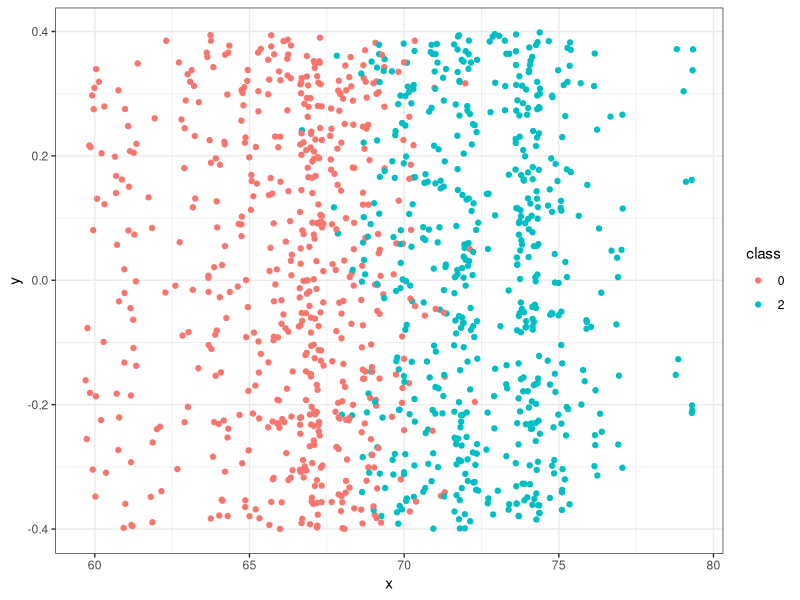
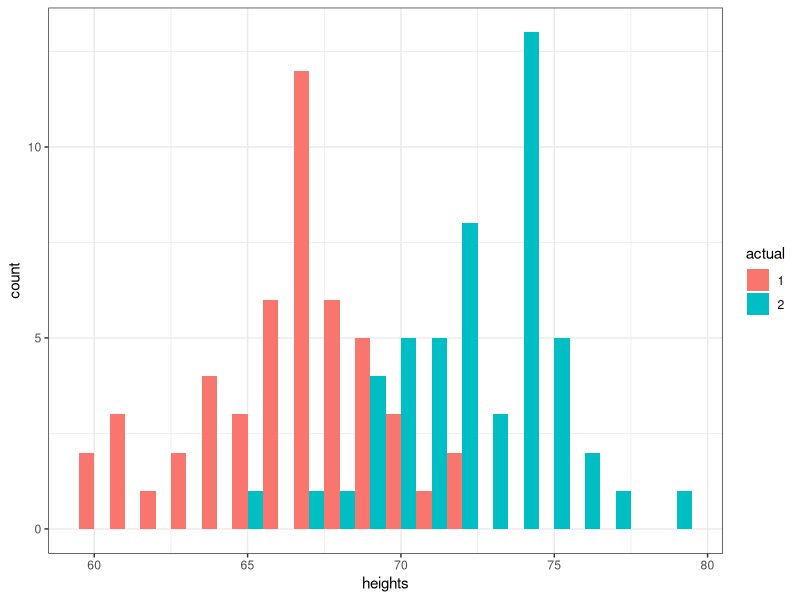
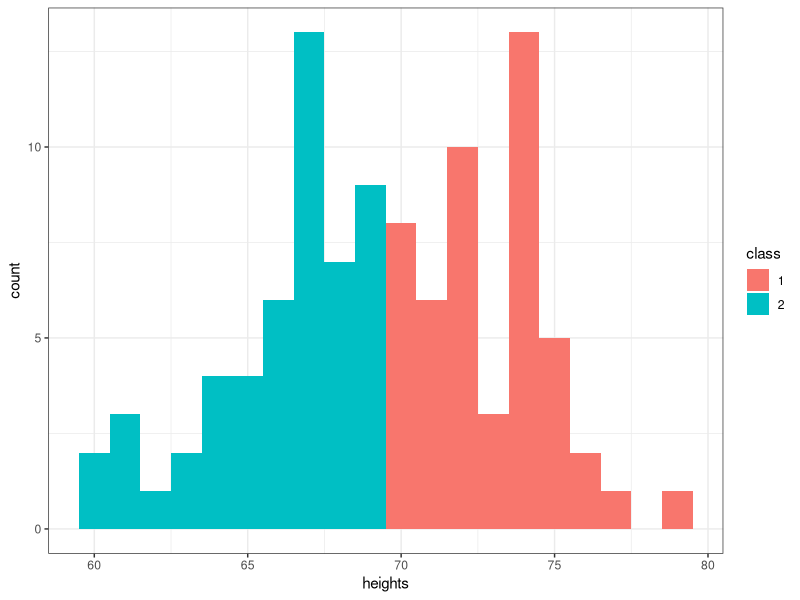
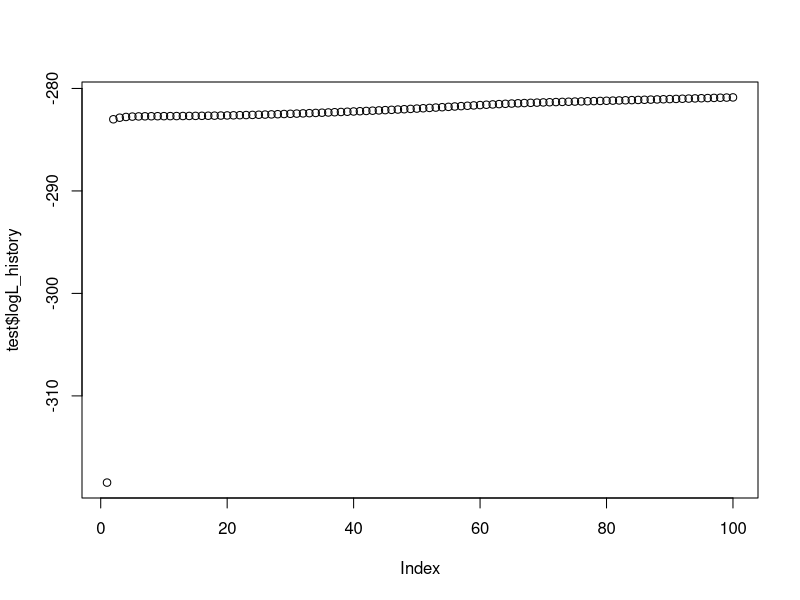
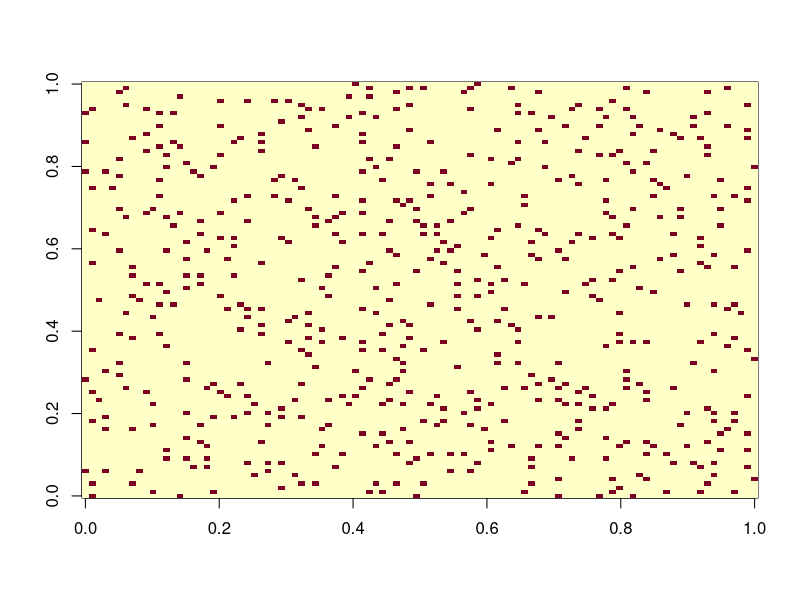
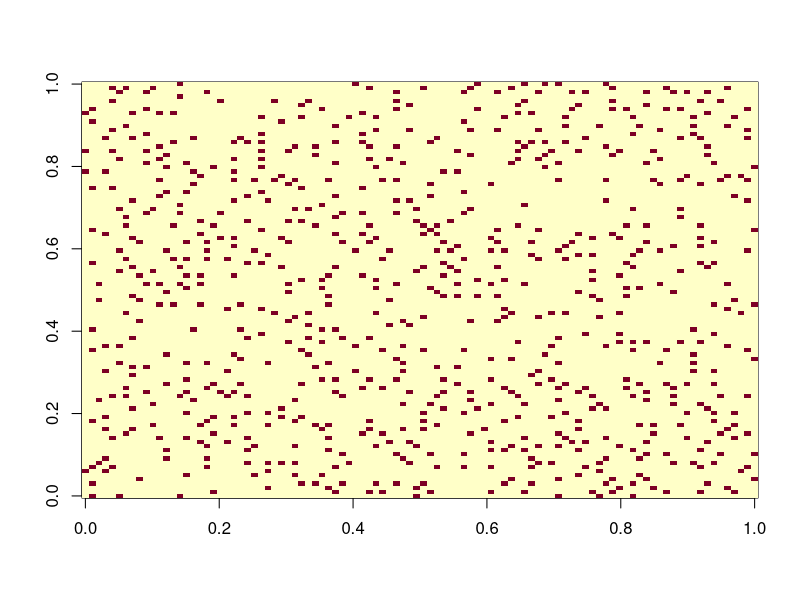

These charts were generated, in order, by the following R code: (Note: a time limit stopped this script after it produced the figures.)
## ---- chunk 1
knitr::opts_chunk$set(echo = TRUE)
library(tidyverse)
## ---- chunk 2

set.seed(123)
hopeHeights <- read.table("Hope Heights.txt", header = TRUE)

X <- hopeHeights$Height
X_synth <- c(X, X + rnorm(1000, mean = 0, sd = 1.2))

### Initialize theta with k means clustering

X.kmeans <- kmeans(X_synth, 2)

X.kmeans.cluster <- X.kmeans$cluster

data.frame(x = X, class = as.factor((X.kmeans.cluster + 1)%%3)) %>%
  ggplot(aes(x = x, y = 0, color = class)) +
  geom_jitter() + theme_bw()

X.kmeans.summary <- data.frame(x = X_synth,
                               class = as.factor(X.kmeans.cluster)) %>%
  group_by(class) %>%
  summarise(n = n(),
            pi = n() / length(X_synth),
            mu = mean(x),
            sigma2 = sd(x)^2)

init_theta <- c(X.kmeans.summary$mu, X.kmeans.summary$sigma2, X.kmeans.summary$pi) %>%
  setNames(c("mu1", "mu2", "s1", "s2", "p1", "p2"))

e_step_hard <- function(x, theta) {
  
  mu1 <- theta["mu1"]
  mu2 <- theta["mu2"]
  s1 <- theta["s1"]
  s2 <- theta["s2"]
  p1 <- theta["p1"]
  p2 <- theta["p2"]
  
  z1 <- dnorm(x, mu1, sqrt(s1)) * p1
  z2 <- dnorm(x, mu2, sqrt(s2)) * p2
  
  Z <- apply(cbind(z1, z2), 1, which.max)

  return(Z)
}

m_step_hard <- function(x, Z) {
  
  n1 <- sum(Z == 1)
  n2 <- sum(Z == 2)

  mu1 <- 1/n1 * sum(x[Z == 1])
  mu2 <- 1/n2 * sum(x[Z == 2])

  s1 <- sum((x[Z == 1] - mu1)^2) * 1/n1
  s2 <- sum((x[Z == 2] - mu2)^2) * 1/n2

  p1 <- n1 / length(x)
  p2 <- n2 / length(x)

  return(c(mu1, mu2, s1, s2, p1, p2) %>% setNames(c("mu1", "mu2", "s1", "s2", "p1", "p2")))
}

EM_hard <- function(x, start_theta, max_iter = 1000){
  
  start_theta <- start_theta %>% 
    setNames(c("mu1", "mu2", "s1", "s2", "p1", "p2"))
  
  e.step <- e_step_hard(X, theta = start_theta)
  m.step.theta <- m_step_hard(X, e.step)
  
  iter <- 1
  while(iter <= max_iter) {

    e.step <- e_step_hard(X, m.step.theta)
    m.step <- m_step_hard(X, e.step)
    iter <- iter + 1
  }
  
  return(list(Class = e.step,
              theta = m.step))
  
}

set.seed(12)
test <- EM_hard(X, c(mean(X) + rnorm(1), mean(X)+ rnorm(1), sd(X), sd(X), 0.45, 0.55))
test <- EM_hard(X_synth, init_theta)
test$theta
View(test$Class[1:100])


results <- data.frame(heights = X,
                      class = as.factor(test$Class),
                      actual = as.factor(hopeHeights$Gender))

ggplot(data = results, aes(x = heights, fill  = actual)) +
  geom_histogram(binwidth = 1, position = "dodge") + theme_bw()

ggplot(data = results, aes(x = heights, fill  = class)) +
  geom_histogram(binwidth = 1)+ theme_bw()

## ---- chunk 3
# 
# set.seed(123)
# init_theta <- c(runif(2, min(X)*0.8, max(X)*1.2), (sd(X) + rnorm(2, 1, 1))^2, 0.6, 0.4)

## ---- chunk 4

e_step_soft <- function(x, theta) {
  
  mu1 <- theta["mu1"]
  mu2 <- theta["mu2"]
  s1 <- theta["s1"]
  s2 <- theta["s2"]
  p1 <- theta["p1"]
  p2 <- theta["p2"]
  
  z1 <- dnorm(x, mu1, sqrt(s1)) * p1
  z2 <- dnorm(x, mu2, sqrt(s2)) * p2
  
  sum.of.zs <- z1 + z2
  
  z1.post <- z1 / sum.of.zs
  z2.post <- z2 / sum.of.zs

  logLike <- sum(log(sum.of.zs))

  return(list("loglik" = logLike,
       "posterior.df" = cbind(z1.post, z2.post)))
}

m_step_soft <- function(x, posterior.df) {
  
  m1 <- sum(posterior.df[, 1])
  m2 <- sum(posterior.df[, 2])

  mu1 <- 1/m1 * sum(posterior.df[, 1] * x)
  mu2 <- 1/m2 * sum(posterior.df[, 2] * x)

  s1 <- sum(posterior.df[, 1] * (x - mu1)^2) * 1/m1
  s2 <- sum(posterior.df[, 2] * (x - mu2)^2) * 1/m2

  p1 <- m1 / length(x)
  p2 <- m2 / length(x)

  return(c(mu1, mu2, s1, s2, p1, p2) %>% setNames(c("mu1", "mu2", "s1", "s2", "p1", "p2")))
}


EM_soft <- function(x, init_theta, max_iter = 100, epsilon = 1e-4){
  
  init_theta <- init_theta %>%
    setNames(c("mu1", "mu2", "s1", "s2", "p1", "p2"))
  
  for (i in 1:max_iter) {
    if (i == 1) {
      # Initialization
      e.step <- e_step_soft(X, init_theta)
      m.step <- m_step_soft(X, e.step[["posterior.df"]])
      cur.loglik <- e.step[["loglik"]]
      loglik.vector <- e.step[["loglik"]]
    } else {
      # Repeat E and M steps till convergence
      e.step <- e_step_soft(X, m.step)
      m.step <- m_step_soft(X, e.step[["posterior.df"]])
      loglik.vector <- c(loglik.vector, e.step[["loglik"]])
      
      loglik.diff <- abs((cur.loglik - e.step[["loglik"]]))
      if(loglik.diff < epsilon) {
        break
      } else {
        cur.loglik <- e.step[["loglik"]]
      }
    }
  }
  
  return(list(
    theta = m.step,
    logL_history = loglik.vector
  ))
}

set.seed(21)
test <- EM_soft(X, 
                init_theta = c(mean(X) + rnorm(1), mean(X)+ rnorm(1), sd(X)+ rnorm(1)^2, sd(X)+ rnorm(1)^2, 0.45, 0.55),
                max_iter = 100,
                epsilon = 1e-3)
test$theta
test$logL_history

plot(test$logL_history)

## ---- chunk 5

w <- matrix(0, nrow = 100, ncol = 100)
X_0 <- w
X <- X_0

f_X <- matrix(c(sum(X_0), 0), ncol = 2)

is_hardcore <- function(W){
  
  ### Check rowwise hardcore
  hc_rowwise <- !any(apply(W, 1, function(x){
    any(x[1:99] + x[2:100] == 2)
  }))
  
  ### Check column wise hardcore
  hc_columnwise <- !any(apply(W, 2, function(x){
    any(x[1:99] + x[2:100] == 2)
  }))
  
  return(!any(!hc_rowwise, !hc_columnwise))
  
}

set.seed(123)
iteration = 1
while (iteration <= 250000) {
  
  i <- runif(1, 1, 100) %>% round()
  j <- runif(1, 1, 100) %>% round()
  
  if(w[i,j] == 0){
    w[i,j] = 1
  }else{
      w[i,j] = 0
    }
  
  HardCore <- is_hardcore(w)
  
  if(HardCore){
    X <- w
    last_HC <- iteration
  }
  if(iteration - last_HC >= 100){
    w <- X
    w[sample(1:100, 5), sample(1:100, 5)] = 0}
  
  f_X <- rbind(f_X, c(sum(X), iteration))
  if(iteration %% 10000 == 0){image(X)}
  if(iteration %% 5000 == 0){print(iteration)}
  
  iteration <- iteration + 1
  
}


f_X %>% as.data.frame() %>% ggplot(aes(x = V2, y = V1)) + geom_line()



## ---- chunk 6

MHHardcoreAlgo <- function(iterations){
  
  w <- matrix(0, nrow = 100, ncol = 100)
  X_0 <- w
  X <- X_0
  
  #f_X <- matrix(c(sum(X_0), 0), ncol = 2)
  
  is_hardcore <- function(W){
    
    ### Check rowwise hardcore
    hc_rowwise <- !any(apply(W, 1, function(x){
      any(x[1:99] + x[2:100] == 2)
    }))
    
    ### Check column wise hardcore
    hc_columnwise <- !any(apply(W, 2, function(x){
      any(x[1:99] + x[2:100] == 2)
    }))
    
    return(!any(!hc_rowwise, !hc_columnwise))
    
  }
  
  iter = 1
  while (iter <= iterations) {
    
    i <- round(runif(1, 1, 100))
    j <- round(runif(1, 1, 100))
    
    if(w[i,j] == 0){
      w[i,j] = 1
    }else{
      w[i,j] = 0
    }
    
    HardCore <- is_hardcore(w)
    
    if(HardCore){
      X <- w
      last_HC <- iter
    }
    if(iter - last_HC >= 100){
      w <- X
      w[sample(1:100, 4), sample(1:100, 4)] = 0}
    
    #f_X <- rbind(f_X, c(sum(X), iter))
    
    iter <- iter + 1
    
  }
  
  return(sum(X))
}

library(parallel)
cl <- parallel::makeCluster(detectCores() - 1)
f_X_dist <- parSapply(cl = cl, X = rep(60000, 100), FUN = MHHardcoreAlgo)
stopCluster(cl)

ggplot(data.frame(fX = f_X_dist), aes(x = fX/100^2)) +
  geom_histogram()
